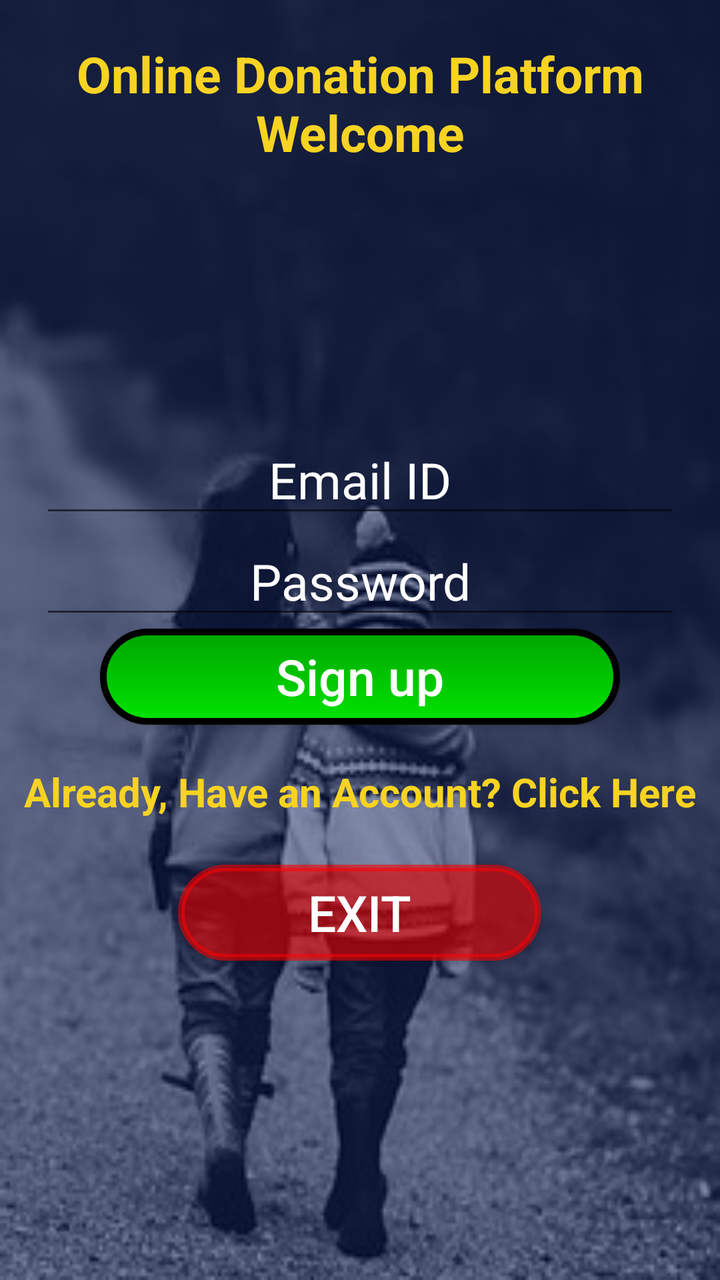
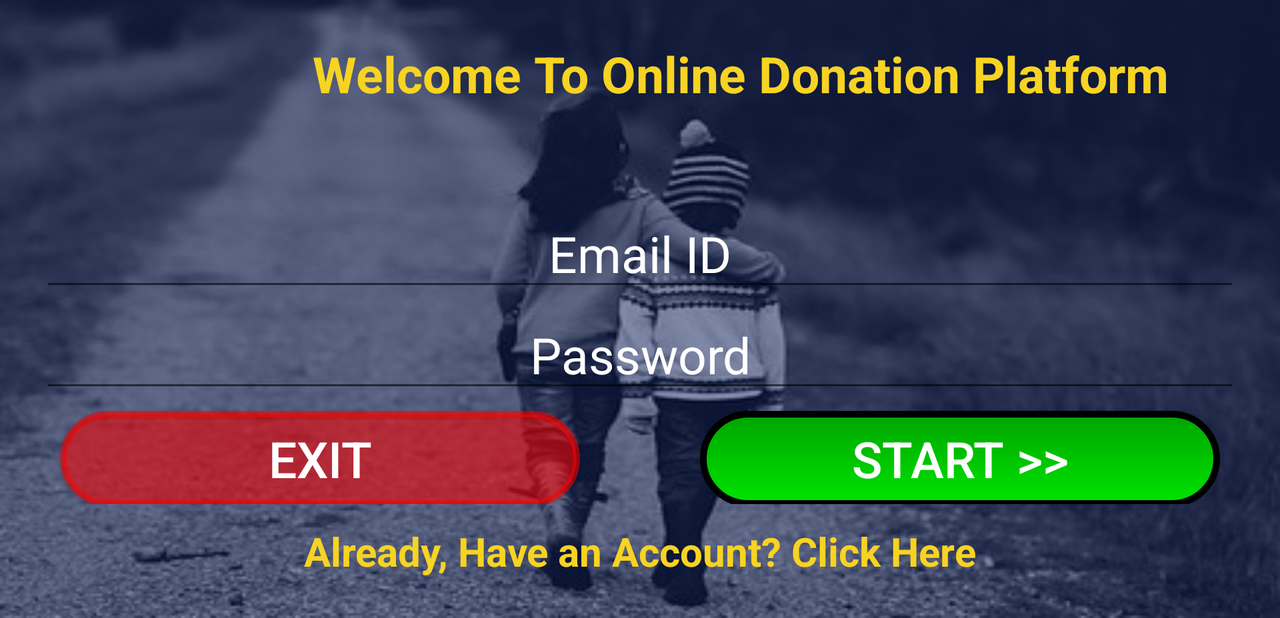

Compare how this app lays out the same screen by default and in its alternative resource folder. The renders come first, then the two layout files and the values they reference.
<!-- AndroidManifest.xml: application theme AppTheme -->
<!-- res/layout/activity_first.xml -->
<?xml version="1.0" encoding="utf-8"?>

<LinearLayout xmlns:android="http://schemas.android.com/apk/res/android"
    xmlns:app="http://schemas.android.com/apk/res-auto"
    xmlns:tools="http://schemas.android.com/tools"
    android:layout_width="match_parent"
    android:layout_height="match_parent"
    android:orientation="vertical"
    tools:context=".FirstActivity"
    android:layout_gravity="center"
    android:background= "@drawable/children_p"
    >

    <LinearLayout
        android:layout_width="match_parent"
        android:layout_height="match_parent"
        android:orientation="vertical"
        android:background="#79011356">
        <TextView
            android:id="@+id/tv1"
            android:layout_width="match_parent"
            android:layout_height="wrap_content"
            android:text="Online Donation Platform\nWelcome"
            android:textStyle="bold"
            android:textSize="25dp"
            android:layout_marginTop="20dp"
            android:textColor="@color/colorAccent"
            android:gravity="center"/>
        <ImageView
            android:layout_width="130dp"
            android:layout_height="130dp"
            android:src="@drawable/icon"
            android:layout_gravity="center"/>

        <EditText
            android:id="@+id/UserNameSTART"
            android:layout_width="match_parent"
            android:layout_height="wrap_content"
            android:layout_marginHorizontal="20dp"
            android:textSize="25dp"
            android:hint="Email ID"
            android:inputType="textEmailAddress"
            android:textColorHint="@color/white"
            android:gravity="center"
            />


        <EditText
            android:id="@+id/EmailSTART"
            android:layout_width="match_parent"
            android:layout_height="wrap_content"
            android:layout_marginHorizontal="20dp"
            android:textSize="25dp"
            android:hint="Password"
            android:inputType="textPassword"
            android:textColorHint="@color/white"
            android:gravity="center"/>

        <ProgressBar
            android:id="@+id/progressBar"
            android:layout_width="wrap_content"
            android:layout_height="wrap_content"
            android:visibility="gone" />
        <Button
            android:id="@+id/btnStartFrag"
            android:layout_width="match_parent"
            android:layout_height="wrap_content"
            android:paddingVertical="5sp"
            android:textSize="25dp"
            android:layout_gravity="center"
            android:inputType="textEmailAddress"
            android:text="Sign up"
            android:layout_marginHorizontal="50dp"
            android:src="@drawable/start_button"
            android:textColor="#FFF"
            android:background="@drawable/start_button"/>

        <TextView
            android:id="@+id/AlreadyAccount"
            android:layout_width="wrap_content"
            android:layout_height="wrap_content"
            android:text="Already, Have an Account? Click Here"
            android:textSize="20dp"
            android:textStyle="bold"
            android:textColor="@color/colorAccent"
            android:layout_gravity="center"
            android:layout_marginVertical="20dp"/>

        <Button
            android:id="@+id/btnExitFrag"
            android:layout_width="wrap_content"
            android:layout_height="wrap_content"
            android:paddingHorizontal="65sp"
            android:textSize="25dp"
            android:layout_marginTop="3dp"
            android:layout_gravity="center"
            android:text="Exit"
            android:src="@drawable/start_button"
            android:textColor="#FFF"
            android:backgroundTint="#8dff0000"
            android:background="@drawable/start_button"/>

    </LinearLayout>


</LinearLayout>
<!-- resources referenced by this layout -->
<resources>
  <color name="colorAccent">#f7d322</color>
  <color name="white">#ffffff</color>
  <!-- drawable children_p: jpg bitmap (drawable, 23954 bytes) -->
  <!-- drawable start_button (drawable) -->
  <?xml version="1.0" encoding="utf-8"?>
  
  <ripple xmlns:android="http://schemas.android.com/apk/res/android"
      android:color="#eb746e0f">
      <item android:id="@android:id/mask">
          <shape android:shape="rectangle">
              <solid android:color="#e2f3f4e8" />
              <stroke android:width="2dp" android:color="#1d61f4"></stroke>
          </shape>
      </item>
  
      <item android:id="@android:id/background">
          <shape android:shape="rectangle">
              <gradient
                  android:angle="90"
                  android:endColor="#00a400"
                  android:startColor="#00e400"
                  android:type="linear" />
  
              <corners android:radius="30dp"/>
              <stroke android:width="10px"/>
  
          </shape>
      </item>
  </ripple>
  <!-- from res/values-v21/ -->
  <style name="AppTheme" parent="Theme.AppCompat.DayNight">
          
          <item name="colorPrimary">@color/colorPrimary</item>
          <item name="colorPrimaryDark">@color/colorPrimaryDark</item>
          <item name="colorAccent">@color/colorAccent</item>
          <item name="android:navigationBarColor">@color/colorPrimary</item>
          <item name="android:windowBackground">@color/common_google_signin_btn_text_light_default</item>
          <item name="android:statusBarColor">@color/colorPrimaryDark</item>
          <item name="android:textColorPrimary">@color/white</item>
          <item name="android:colorBackground">@color/design_default_color_primary</item>
          <item name="android:textColorSecondaryInverse">@color/colorStatus</item>
      </style>
  <color name="colorPrimary">#2310d4</color>
  <color name="colorPrimaryDark">#000a8f</color>
  <color name="colorStatus">#f3f1d237</color>
</resources>
<!-- res/layout-land/activity_first.xml (the repository's variant of the layout above) -->
<!-- drawn on the phone turned sideways -->
<?xml version="1.0" encoding="utf-8"?>

<ScrollView xmlns:android="http://schemas.android.com/apk/res/android"
    xmlns:app="http://schemas.android.com/apk/res-auto"
    xmlns:tools="http://schemas.android.com/tools"
    android:layout_width="match_parent"
    android:layout_height="wrap_content"
    android:orientation="vertical"
    tools:context=".FirstActivity"
    android:background="@drawable/children_l">
    <LinearLayout
        android:layout_width="match_parent"
        android:layout_height="match_parent"
        android:orientation="vertical"
        android:background="#79011356">

        <LinearLayout
            android:layout_width="match_parent"
            android:orientation="horizontal"
            android:layout_height="wrap_content">

            <ImageView
                android:layout_width="100dp"
                android:layout_height="100dp"
                android:src="@drawable/icon"
                android:layout_gravity="center"/>

            <TextView
                android:id="@+id/tv1"
                android:layout_width="match_parent"
                android:layout_height="wrap_content"
                android:text="Welcome To Online Donation Platform"
                android:textStyle="bold"
                android:textSize="25dp"
                android:layout_marginTop="20dp"
                android:textColor="@color/colorAccent"
                android:gravity="center"/>

        </LinearLayout>

        <EditText
            android:id="@+id/UserNameSTART"
            android:layout_width="match_parent"
            android:layout_height="wrap_content"
            android:layout_marginHorizontal="20dp"
            android:textSize="25dp"
            android:hint="Email ID"
            android:inputType="textEmailAddress"
            android:textColorHint="@color/white"
            android:gravity="center"
            />

        <EditText
            android:id="@+id/EmailSTART"
            android:layout_width="match_parent"
            android:layout_height="wrap_content"
            android:layout_marginHorizontal="20dp"
            android:textSize="25dp"
            android:hint="Password"
            android:inputType="textPassword"
            android:textColorHint="@color/white"
            android:gravity="center"/>

        <LinearLayout
            android:layout_width="match_parent"
            android:layout_height="wrap_content"
            android:orientation="horizontal"
            android:weightSum="2.0">

            <Button
                android:id="@+id/btnExitFrag"
                android:layout_weight="1.0"
                android:layout_width="0.0dp"
                android:layout_height="wrap_content"
                android:paddingHorizontal="65sp"
                android:textSize="25dp"
                android:layout_marginTop="3dp"
                android:layout_marginHorizontal="30dp"
                android:layout_gravity="center"
                android:text="Exit"
                android:src="@drawable/start_button"
                android:textColor="#FFF"
                android:backgroundTint="#8dff0000"
                android:background="@drawable/start_button"/>
            <Button
                android:id="@+id/btnStartFrag"
                android:layout_weight="1.0"
                android:layout_width="0.0dp"
                android:layout_height="wrap_content"
                android:paddingVertical="5sp"
                android:textSize="25dp"
                android:layout_gravity="center"
                android:text="Start >>"
                android:layout_marginTop="3dp"
                android:src="@drawable/start_button"
                android:layout_marginHorizontal="30dp"
                android:textColor="#FFF"
                android:background="@drawable/start_button"/>



        </LinearLayout>


        <TextView
            android:id="@+id/AlreadyAccount"
            android:layout_width="wrap_content"
            android:layout_height="wrap_content"
            android:text="Already, Have an Account? Click Here"
            android:textSize="20dp"
            android:textStyle="bold"
            android:textColor="@color/colorAccent"
            android:layout_gravity="center"
            android:layout_marginBottom="20dp"
            android:layout_marginTop="10dp"/>


    </LinearLayout>


</ScrollView>
<!-- resources referenced by the variant -->
<!-- as the phone turned sideways resolves them -->
<resources>
  <color name="colorAccent">#f7d322</color>
  <color name="white">#ffffff</color>
  <!-- drawable children_l: jpg bitmap (drawable, 37706 bytes) -->
  <!-- drawable start_button (drawable) -->
  <?xml version="1.0" encoding="utf-8"?>
  
  <ripple xmlns:android="http://schemas.android.com/apk/res/android"
      android:color="#eb746e0f">
      <item android:id="@android:id/mask">
          <shape android:shape="rectangle">
              <solid android:color="#e2f3f4e8" />
              <stroke android:width="2dp" android:color="#1d61f4"></stroke>
          </shape>
      </item>
  
      <item android:id="@android:id/background">
          <shape android:shape="rectangle">
              <gradient
                  android:angle="90"
                  android:endColor="#00a400"
                  android:startColor="#00e400"
                  android:type="linear" />
  
              <corners android:radius="30dp"/>
              <stroke android:width="10px"/>
  
          </shape>
      </item>
  </ripple>
  <!-- from res/values-v21/ -->
  <style name="AppTheme" parent="Theme.AppCompat.DayNight">
          
          <item name="colorPrimary">@color/colorPrimary</item>
          <item name="colorPrimaryDark">@color/colorPrimaryDark</item>
          <item name="colorAccent">@color/colorAccent</item>
          <item name="android:navigationBarColor">@color/colorPrimary</item>
          <item name="android:windowBackground">@color/common_google_signin_btn_text_light_default</item>
          <item name="android:statusBarColor">@color/colorPrimaryDark</item>
          <item name="android:textColorPrimary">@color/white</item>
          <item name="android:colorBackground">@color/design_default_color_primary</item>
          <item name="android:textColorSecondaryInverse">@color/colorStatus</item>
      </style>
  <color name="colorPrimary">#2310d4</color>
  <color name="colorPrimaryDark">#000a8f</color>
  <color name="colorStatus">#f3f1d237</color>
</resources>
